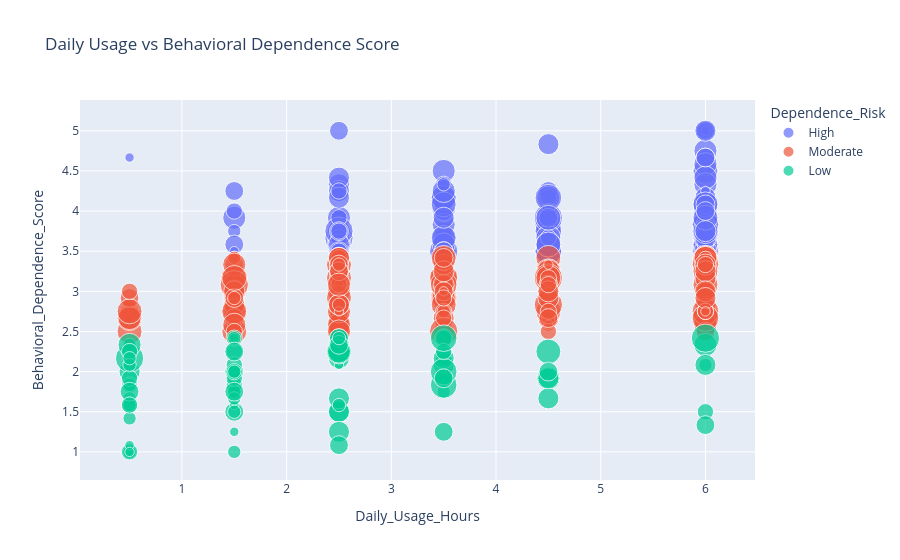

Notebook source saved alongside this figure:
### Markdown cell above
>## `7. Interactive Visualizations with Plotly`

### Code cell
fig = px.scatter(
    df,
    x='Daily_Usage_Hours',
    y='Behavioral_Dependence_Score',
    color='Dependence_Risk',
    size='Platform_Count',
    hover_data=['Age', 'Gender_Clean', 'Relationship_Status'],
    title='Daily Usage vs Behavioral Dependence Score'
)
fig.show()

### Figure 1 — Plotly figure (JSON) as saved in the notebook; plotly's stock layout.template omitted (floating-point values rounded to 4 significant figures; data arrays with more than 128 entries replaced by an {"elided": "..."} marker saying what was removed)
{"data": [{"customdata": {"elided": "172x3 mixed values"}, "hovertemplate": "Dependence_Risk=High<br>Daily_Usage_Hours=%{x}<br>Behavioral_Dependence_Score=%{y}<br>Platform_Count=%{marker.size}<br>Age=%{customdata[0]}<br>Gender_Clean=%{customdata[1]}<br>Relationship_Status=%{customdata[2]}<extra></extra>", "legendgroup": "High", "marker": {"color": "#636efa", "size": {"elided": "172 int values"}, "sizemode": "area", "sizeref": 0.0225, "symbol": "circle"}, "mode": "markers", "name": "High", "orientation": "v", "showlegend": true, "type": "scatter", "x": {"elided": "172 float values"}, "xaxis": "x", "y": {"elided": "172 float values"}, "yaxis": "y"}, {"customdata": {"elided": "220x3 mixed values"}, "hovertemplate": "Dependence_Risk=Moderate<br>Daily_Usage_Hours=%{x}<br>Behavioral_Dependence_Score=%{y}<br>Platform_Count=%{marker.size}<br>Age=%{customdata[0]}<br>Gender_Clean=%{customdata[1]}<br>Relationship_Status=%{customdata[2]}<extra></extra>", "legendgroup": "Moderate", "marker": {"color": "#EF553B", "size": {"elided": "220 int values"}, "sizemode": "area", "sizeref": 0.0225, "symbol": "circle"}, "mode": "markers", "name": "Moderate", "orientation": "v", "showlegend": true, "type": "scatter", "x": {"elided": "220 float values"}, "xaxis": "x", "y": {"elided": "220 float values"}, "yaxis": "y"}, {"customdata": {"elided": "89x3 mixed values"}, "hovertemplate": "Dependence_Risk=Low<br>Daily_Usage_Hours=%{x}<br>Behavioral_Dependence_Score=%{y}<br>Platform_Count=%{marker.size}<br>Age=%{customdata[0]}<br>Gender_Clean=%{customdata[1]}<br>Relationship_Status=%{customdata[2]}<extra></extra>", "legendgroup": "Low", "marker": {"color": "#00cc96", "size": [2, 3, 5, 4, 1, 3, 2, 2, 3, 6, 2, 2, 4, 1, 2, 2, 4, 2, 4, 5, 1, 2, 3, 5, 5, 5, 3, 3, 3, 1, 3, 3, 9, 2, 3, 2, 6, 5, 2, 3, 5, 5, 3, 4, 5, 3, 3, 6, 2, 7, 2, 3, 4, 4, 4, 1, 1, 5, 3, 5, 9, 4, 5, 3, 6, 3, 8, 8, 2, 2, 7, 5, 5, 2, 4, 1, 1, 4, 4, 3, 8, 2, 3, 4, 2, 2, 2, 4, 2], "sizemode": "area", "sizeref": 0.0225, "symbol": "circle"}, "mode": "markers", "name": "Low", "orientation": "v", "showlegend": true, "type": "scatter", "x": [0.5, 0.5, 2.5, 1.5, 1.5, 2.5, 3.5, 1.5, 1.5, 6.0, 1.5, 3.5, 1.5, 0.5, 6.0, 1.5, 3.5, 0.5, 2.5, 2.5, 0.5, 1.5, 2.5, 2.5, 3.5, 0.5, 3.5, 2.5, 1.5, 2.5, 1.5, 1.5, 0.5, 0.5, 0.5, 1.5, 0.5, 2.5, 0.5, 0.5, 2.5, 2.5, 0.5, 1.5, 2.5, 6.0, 0.5, 4.5, 0.5, 2.5, 0.5, 0.5, 3.5, 0.5, 2.5, 1.5, 1.5, 4.5, 1.5, 6.0, 6.0, 6.0, 3.5, 1.5, 2.5, 3.5, 3.5, 3.5, 0.5, 1.5, 4.5, 4.5, 2.5, 0.5, 1.5, 0.5, 0.5, 3.5, 2.5, 3.5, 3.5, 2.5, 0.5, 2.5, 1.5, 2.5, 1.5, 4.5, 0.5], "xaxis": "x", "y": [1.0, 2.167, 2.333, 1.5, 1.583, 2.333, 1.75, 1.75, 1.833, 2.333, 1.917, 1.917, 2.0, 1.833, 2.083, 1.5, 2.417, 1.833, 2.417, 2.167, 1.833, 1.75, 2.333, 1.5, 2.083, 2.0, 2.167, 2.333, 1.917, 2.083, 2.25, 2.417, 2.167, 2.333, 1.833, 1.667, 2.333, 2.25, 1.667, 2.25, 2.25, 1.5, 1.583, 1.75, 1.25, 1.5, 1.0, 1.917, 1.833, 2.25, 1.583, 1.917, 1.25, 1.75, 2.417, 2.417, 1.25, 1.667, 2.083, 2.083, 2.417, 1.333, 2.167, 2.0, 2.25, 2.417, 1.833, 2.0, 1.417, 2.417, 2.25, 1.917, 1.667, 2.083, 2.25, 1.083, 1.0, 1.917, 2.333, 2.25, 2.417, 1.583, 1.583, 1.083, 1.0, 2.417, 2.0, 2.0, 2.167], "yaxis": "y"}], "layout": {"legend": {"itemsizing": "constant", "title": {"text": "Dependence_Risk"}, "tracegroupgap": 0}, "title": {"text": "Daily Usage vs Behavioral Dependence Score"}, "xaxis": {"anchor": "y", "domain": [0, 1], "title": {"text": "Daily_Usage_Hours"}}, "yaxis": {"anchor": "x", "domain": [0, 1], "title": {"text": "Behavioral_Dependence_Score"}}}}
